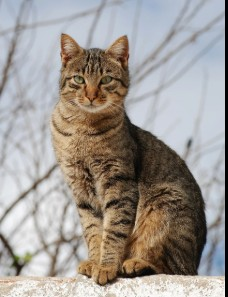
#> input picture opencv_fundamentals/photos/cat.jpg, 228 x 297 px, found by its file name
$ python essential_functions.py
#> lines starting #> are read from the running program, lines starting #| are printed output that depends on the picture
import cv2 as cv

img = cv.imread('opencv_fundamentals/photos/cat.jpg')
#> img is the input picture: shape (297, 228, 3); mean B, G, R 146.5, 151.9, 158.2
cv.imshow("Cat", img)

gray = cv.cvtColor(img, cv.COLOR_BGR2GRAY)
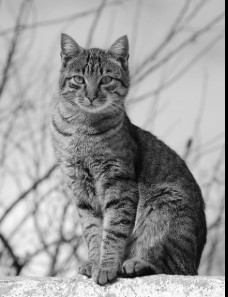
#> gray: shape (297, 228); min 0, max 255, mean 153.2
cv.imshow("Gray", gray)

blur = cv.GaussianBlur(img, (3,3), cv.BORDER_DEFAULT)
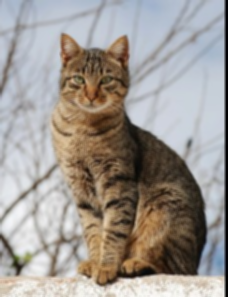
#> blur: shape (297, 228, 3); mean B, G, R 146.5, 151.9, 158.2
cv.imshow("blur", blur)

canny = cv.Canny(img, 125, 175)
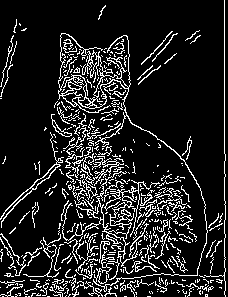
#> canny: shape (297, 228); 13.7% white in thin lines or dots
cv.imshow("Canny Edges", canny)

#çizgileri belirginleştirmek için
dilated = cv.dilate(canny, (3,3), iterations=1)
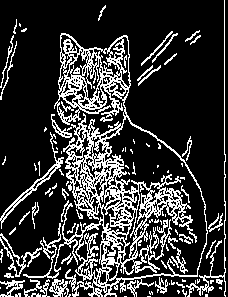
#> dilated: shape (297, 228); 21.5% white in thin lines or dots
cv.imshow("Dilated", dilated)

#çizgileri incelttirmek için
eroded = cv.erode(dilated, (3,3), iterations=1)
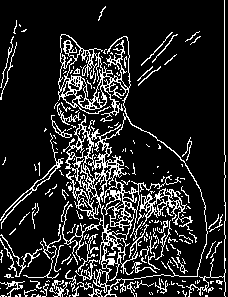
#> eroded: shape (297, 228); 15.1% white in thin lines or dots
cv.imshow("Eroded", eroded)

resized = cv.resize(img, (500, 500), interpolation=cv.INTER_CUBIC)
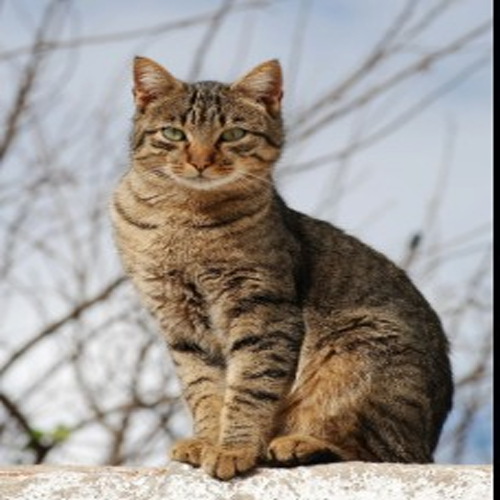
#> resized: shape (500, 500, 3); mean B, G, R 146.5, 152, 158.2
cv.imshow("Resized", resized)

cropped = img[50:250, 75:250]
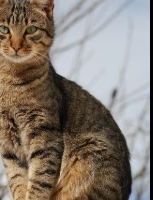
#> cropped: shape (200, 153, 3); mean B, G, R 112.6, 122.9, 133.9
cv.imshow("Cropped", cropped)

cv.waitKey(0)
